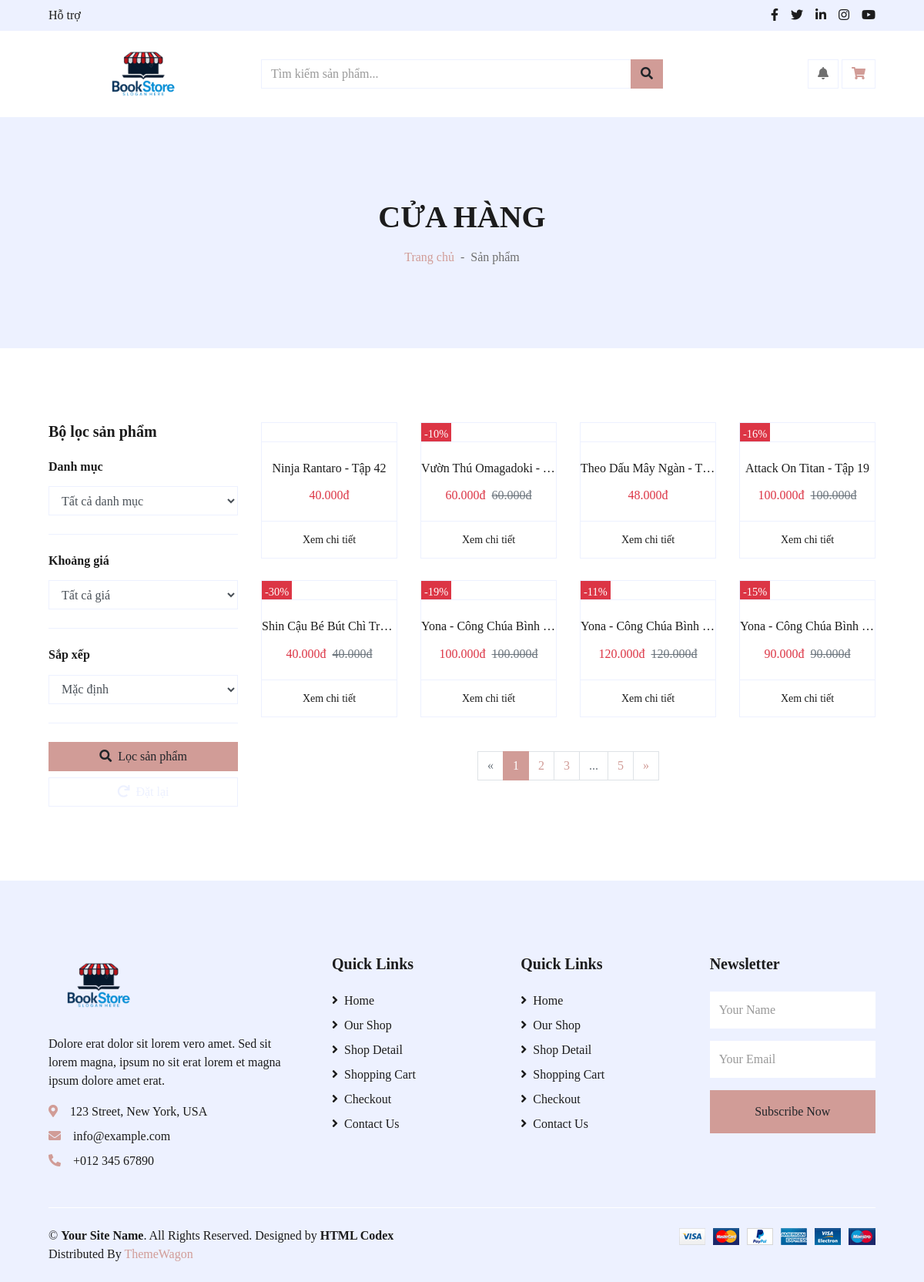
The page /?act=sanpham on the database its author committed.
### tables this page shows
CREATE TABLE `comics` (
  `id` int NOT NULL,
  `title` varchar(255) NOT NULL,
  `author_id` int DEFAULT NULL,
  `category_id` int DEFAULT NULL,
  `description` text,
  `publication_date` date DEFAULT NULL,
  `price` decimal(10,2) DEFAULT NULL,
  `original_price` decimal(10,2) NOT NULL DEFAULT '0.00',
  `stock_quantity` int DEFAULT NULL,
  `image` varchar(255) DEFAULT NULL,
  `created_at` timestamp NULL DEFAULT CURRENT_TIMESTAMP,
  `updated_at` timestamp NULL DEFAULT CURRENT_TIMESTAMP ON UPDATE CURRENT_TIMESTAMP
);

CREATE TABLE `comic_sales` (
  `id` int NOT NULL,
  `comic_id` int NOT NULL,
  `sale_type` enum('percent','fixed') NOT NULL,
  `sale_value` decimal(10,2) NOT NULL,
  `start_date` datetime NOT NULL,
  `end_date` datetime NOT NULL,
  `status` enum('active','inactive','pending') DEFAULT 'pending',
  `created_at` timestamp NULL DEFAULT CURRENT_TIMESTAMP,
  `updated_at` timestamp NULL DEFAULT CURRENT_TIMESTAMP ON UPDATE CURRENT_TIMESTAMP
);

### clients/controllers/HomeController.php (called while the page is built, shortened)
<?php
class HomeController
{
    public $modelSanPham;
    public function __construct() {
        $this->modelSanPham = new SanPham();
    }
    public function views_sanpham() {
        $listsp= $this->modelSanPham->getAllSanPham();
        require_once 'clients/views/sanpham.php';
    }
}

### clients/models/sanpham.php (called while the page is built, shortened)
<?php
class SanPham
{
    private $conn;
    public function __construct()
    {
        $this->conn = $this->connectDB();
    }
    private function connectDB()
    {
        try {
            return new PDO("mysql:host=localhost;dbname=duan1", "root", "", [
                PDO::ATTR_ERRMODE => PDO::ERRMODE_EXCEPTION,
                PDO::ATTR_DEFAULT_FETCH_MODE => PDO::FETCH_ASSOC,
            ]);
        } catch (PDOException $e) {
            die("Database connection error: " . $e->getMessage());
        }
    }
    public function getAllSanPham()
    {
        try {
            $sql = "SELECT
                c.*,
                cs.sale_value
            FROM comics c
            LEFT JOIN comic_sales cs ON c.id = cs.comic_id
                AND cs.end_date >= CURRENT_DATE
                AND cs.start_date <= CURRENT_DATE
            ORDER BY c.id ASC";
            $stmt = $this->conn->prepare($sql);
            $stmt->execute();
            return $stmt->fetchAll();
        } catch (Exception $e) {
            error_log("Error fetching all products: " . $e->getMessage());
            return [];
        }
    }
}
?>

### clients/views/sanpham.php (the view, shortened to what this page needs)
<div class="container-fluid bg-secondary mb-5">
    <div class="d-flex flex-column align-items-center justify-content-center" style="min-height: 300px">
        <h1 class="font-weight-semi-bold text-uppercase mb-3">Cửa Hàng</h1>
        <div class="d-inline-flex">
            <p class="m-0"><a href="index.php">Trang chủ</a></p>
            <p class="m-0 px-2">-</p>
            <p class="m-0">Sản phẩm</p>
        </div>
    </div>
</div>
<div class="container-fluid pt-5">
    <div class="row px-xl-5">
<div class="col-lg-3 col-md-12 mb-4">
    <h5 class="font-weight-semi-bold mb-4">Bộ lọc sản phẩm</h5>
    <form method="GET" action="index.php">
        <div class="border-bottom mb-4 pb-4">
            <h6 class="font-weight-semi-bold mb-3">Danh mục</h6>
            <select name="category_id" class="form-control">
                <option value="">Tất cả danh mục</option>
            </select>
        </div>
        <div class="border-bottom mb-4 pb-4">
            <h6 class="font-weight-semi-bold mb-3">Khoảng giá</h6>
            <select name="price_range" class="form-control">
                <option value="">Tất cả giá</option>
            </select>
        </div>
        <div class="border-bottom mb-4 pb-4">
            <h6 class="font-weight-semi-bold mb-3">Sắp xếp</h6>
            <select name="sort" class="form-control">
                <option value="">Mặc định</option>
            </select>
        </div>
        <div class="mb-4">
            <button type="submit" class="btn btn-primary btn-block">
                <i class="fa fa-search mr-2"></i>Lọc sản phẩm
            </button>
            <a href="?act=search" class="btn btn-outline-secondary btn-block mt-2">
                <i class="fa fa-redo mr-2"></i>Đặt lại
            </a>
        </div>
    </form>
</div>
<div class="col-lg-9 col-md-12">
    <?php
    $items_per_page = 8;
    $total_products = count($listsp);
    $totalPages = ceil($total_products / $items_per_page);
    $page = isset($_GET['page']) ? (int)$_GET['page'] : 1;
    $start = ($page - 1) * $items_per_page;
    $current_page_products = array_slice($listsp, $start, $items_per_page);
    ?>
    <div class="row pb-3">
        <?php if (empty($listsp)): ?>
            <div class="col-12 text-center">
                <p>Không tìm thấy sản phẩm nào!</p>
            </div>
        <?php else: ?>
            <?php foreach ($current_page_products as $sp): ?>
                <div class="col-lg-3 col-md-6 col-sm-12 pb-1">
                    <div class="card product-item border-0 mb-4">
                        <div class="card-header product-img position-relative overflow-hidden bg-transparent border p-0">
                            <?php if (!empty($sp['sale_value'])): ?>
                                <div class="position-absolute bg-danger text-white p-1"
                                     style="top: 0; left: 0; font-size: 0.9rem; z-index: 1;">
                                    -<?php echo number_format($sp['sale_value'], 0); ?>%
                                </div>
                            <?php endif; ?>
                        </div>
                        <div class="card-body border-left border-right text-center p-0 pt-4 pb-3">
                            <h6 class="text-truncate mb-3"><?php echo htmlspecialchars($sp['title']); ?></h6>
                            <div class="d-flex justify-content-center">
                                <h6 class="text-danger">
                                    <?php echo number_format($sp['price'], 0, ',', '.'); ?>đ
                                </h6>
                                <?php if (!empty($sp['sale_value'])): ?>
                                    <h6 class="text-muted ml-2">
                                        <del><?php echo number_format($sp['original_price'], 0, ',', '.'); ?>đ</del>
                                    </h6>
                                <?php endif; ?>
                            </div>
                        </div>
                        <div class="card-footer d-flex justify-content-center bg-light border">
                                    <a href="?act=chitietsp&id=<?php echo $sp['id'] ?>" class="btn btn-sm text-dark p-0">
                                        Xem chi tiết
                                    </a>
                         </div>
                    </div>
                </div>
            <?php endforeach; ?>
        <?php endif; ?>
    </div>
    <?php if ($totalPages > 1): ?>
    <div class="col-12 pb-1">
        <nav>
            <ul class="pagination justify-content-center mb-3">
                <li class="page-item <?php echo ($page <= 1) ? 'disabled' : ''; ?>">
                    <a class="page-link" href="?act=sanpham&page=<?php echo max(1, $page-1); ?>">
                        <span>&laquo;</span>
                    </a>
                </li>
                <?php
                $range = 2;
                $start_page = max(1, $page - $range);
                $end_page = min($totalPages, $page + $range);
                for($i = $start_page; $i <= $end_page; $i++):
                ?>
                    <li class="page-item <?php echo ($i == $page) ? 'active' : ''; ?>">
                        <a class="page-link" href="?act=sanpham&page=<?php echo $i; ?>">
                            <?php echo $i; ?>
                        </a>
                    </li>
                <?php endfor;
                if($end_page < $totalPages) {
                    if($end_page < $totalPages - 1) {
                        echo '<li class="page-item disabled"><span class="page-link">...</span></li>';
                    }
                    echo '<li class="page-item"><a class="page-link" href="?act=sanpham&page=' . $totalPages . '">' . $totalPages . '</a></li>';
                }
                ?>
                <li class="page-item <?php echo ($page >= $totalPages) ? 'disabled' : ''; ?>">
                    <a class="page-link" href="?act=sanpham&page=<?php echo min($totalPages, $page+1); ?>">
                        <span>&raquo;</span>
                    </a>
                </li>
            </ul>
        </nav>
    </div>
    <?php endif; ?>
</div>
    </div>
</div>

### rows shown on the page
comics: title "Ninja Rantaro - Tập 42", price "40.000"
comic_sales: sale_value "10", comic.title "Vườn Thú Omagadoki -…", comic.price "60.000", comic.original_price "60.000"
comics: title "Theo Dấu Mây Ngàn - T…", price "48.000"
comic_sales: sale_value "16", comic.title "Attack On Titan - Tập 19", comic.price "100.000", comic.original_price "100.000"
comic_sales: sale_value "30", comic.title "Shin Cậu Bé Bút Chì Tr…", comic.price "40.000", comic.original_price "40.000"
comic_sales: sale_value "19", comic.title "Yona - Công Chúa Bình…", comic.price "100.000", comic.original_price "100.000"
comic_sales: sale_value "11", comic.title "Yona - Công Chúa Bình…", comic.price "120.000", comic.original_price "120.000"
comic_sales: sale_value "15", comic.title "Yona - Công Chúa Bình…", comic.price "90.000", comic.original_price "90.000"

### other values the page prints
$totalPages "5"
